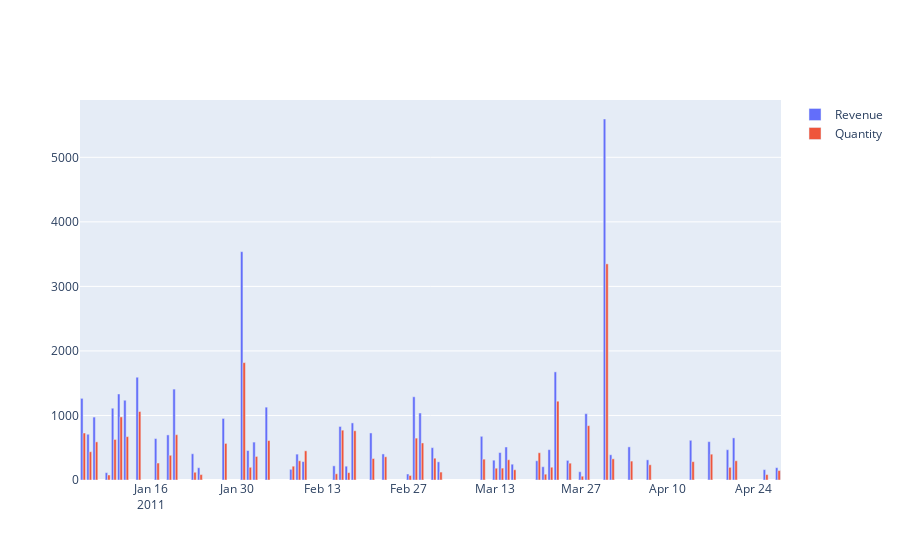

Source (notebook cell):
### Markdown cell above
## 2. Create an interactive line chart showing quantity and revenue sold to France between January 1st and May 31st 2011.

### Code cell
df = data[['Country','Revenue','Quantity']][(data['Country'] == 'France')&(data.index.year == 2011)&(data.index.month <=4)]
df.index = df.index.date
df.reset_index(inplace=True)
df = df.groupby('index').sum()
fig = go.Figure(data=[
    go.Bar(name='Revenue', x=df.index, y=df['Revenue']),
    go.Bar(name='Quantity', x=df.index, y=df['Quantity'])
])
fig
